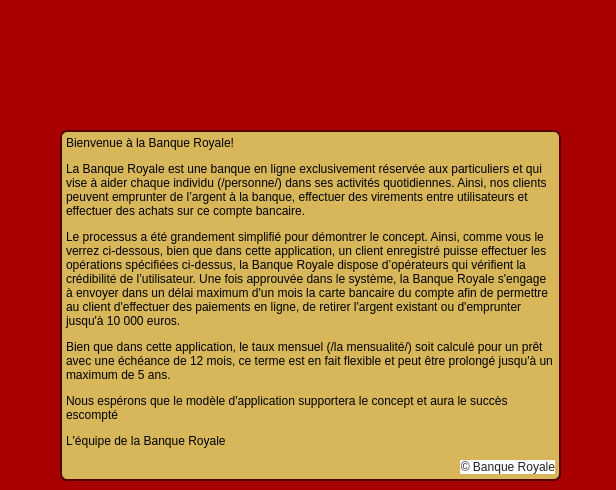
<?xml version="1.0" encoding="UTF-8"?>
<ui version="4.0">
 <class>despre</class>
 <widget class="QDialog" name="despre">
  <property name="geometry">
   <rect>
    <x>0</x>
    <y>0</y>
    <width>616</width>
    <height>490</height>
   </rect>
  </property>
  <property name="windowTitle">
   <string>Découvrez Banque Royale</string>
  </property>
  <property name="styleSheet">
   <string notr="true">QDialog{
background: rgb(168, 0, 0);
}</string>
  </property>
  <widget class="QTextBrowser" name="textBrowser">
   <property name="geometry">
    <rect>
     <x>60</x>
     <y>130</y>
     <width>501</width>
     <height>351</height>
    </rect>
   </property>
   <property name="styleSheet">
    <string notr="true">QTextBrowser{
background: #D8B75A;
color: black;
border: 2px solid rgb(85, 0, 0);
border-radius:7px;
}</string>
   </property>
   <property name="html">
    <string>&lt;!DOCTYPE HTML PUBLIC &quot;-//W3C//DTD HTML 4.0//EN&quot; &quot;http://www.w3.org/TR/REC-html40/strict.dtd&quot;&gt;
&lt;html&gt;&lt;head&gt;&lt;meta name=&quot;qrichtext&quot; content=&quot;1&quot; /&gt;&lt;style type=&quot;text/css&quot;&gt;
p, li { white-space: pre-wrap; }
&lt;/style&gt;&lt;/head&gt;&lt;body style=&quot; font-family:'MS Shell Dlg 2'; font-size:8.25pt; font-weight:400; font-style:normal;&quot;&gt;
&lt;p style=&quot; margin-top:12px; margin-bottom:12px; margin-left:0px; margin-right:0px; -qt-block-indent:0; text-indent:0px;&quot;&gt;&lt;span style=&quot; font-size:9pt;&quot;&gt;Bienvenue à la Banque Royale! &lt;/span&gt;&lt;/p&gt;
&lt;p style=&quot; margin-top:12px; margin-bottom:12px; margin-left:0px; margin-right:0px; -qt-block-indent:0; text-indent:0px;&quot;&gt;&lt;span style=&quot; font-size:9pt;&quot;&gt;La Banque Royale est une banque en ligne exclusivement réservée aux particuliers et qui vise à aider chaque individu (/personne/) dans ses activités quotidiennes. Ainsi, nos clients peuvent emprunter de l’argent à la banque, effectuer des virements entre utilisateurs et effectuer des achats sur ce compte bancaire. &lt;/span&gt;&lt;/p&gt;
&lt;p style=&quot; margin-top:12px; margin-bottom:12px; margin-left:0px; margin-right:0px; -qt-block-indent:0; text-indent:0px;&quot;&gt;&lt;span style=&quot; font-size:9pt;&quot;&gt;Le processus a été grandement simplifié pour démontrer le concept. Ainsi, comme vous le verrez ci-dessous, bien que dans cette application, un client enregistré puisse effectuer les opérations spécifiées ci-dessus, la Banque Royale dispose d’opérateurs qui vérifient la crédibilité de l’utilisateur. Une fois approuvée dans le système, la Banque Royale s'engage à envoyer dans un délai maximum d'un mois la carte bancaire du compte afin de permettre au client d'effectuer des paiements en ligne, de retirer l'argent existant ou d'emprunter  jusqu'à 10 000 euros. &lt;/span&gt;&lt;/p&gt;
&lt;p style=&quot; margin-top:12px; margin-bottom:12px; margin-left:0px; margin-right:0px; -qt-block-indent:0; text-indent:0px;&quot;&gt;&lt;span style=&quot; font-size:9pt;&quot;&gt;Bien que dans cette application, le taux mensuel (/la mensualité/) soit calculé pour un prêt avec une échéance de 12 mois, ce terme est en fait flexible et peut être prolongé jusqu'à un maximum de 5 ans. &lt;/span&gt;&lt;/p&gt;
&lt;p style=&quot; margin-top:12px; margin-bottom:12px; margin-left:0px; margin-right:0px; -qt-block-indent:0; text-indent:0px;&quot;&gt;&lt;span style=&quot; font-size:9pt;&quot;&gt;Nous espérons que le modèle d'application supportera le concept et aura le succès escompté &lt;/span&gt;&lt;/p&gt;
&lt;p style=&quot; margin-top:12px; margin-bottom:12px; margin-left:0px; margin-right:0px; -qt-block-indent:0; text-indent:0px;&quot;&gt;&lt;span style=&quot; font-size:9pt;&quot;&gt;L'équipe de la Banque Royale &lt;/span&gt;&lt;/p&gt;
&lt;p align=&quot;right&quot; style=&quot; margin-top:0px; margin-bottom:0px; margin-left:0px; margin-right:0px; -qt-block-indent:0; text-indent:0px;&quot;&gt;&lt;span style=&quot; font-family:'arial,sans-serif'; font-size:9pt; color:#222222; background-color:#ffffff;&quot;&gt;© Banque Royale&lt;/span&gt;&lt;/p&gt;&lt;/body&gt;&lt;/html&gt;</string>
   </property>
  </widget>
  <widget class="QLabel" name="logo">
   <property name="geometry">
    <rect>
     <x>230</x>
     <y>0</y>
     <width>251</width>
     <height>121</height>
    </rect>
   </property>
   <property name="text">
    <string/>
   </property>
  </widget>
 </widget>
 <resources/>
 <connections/>
</ui>
